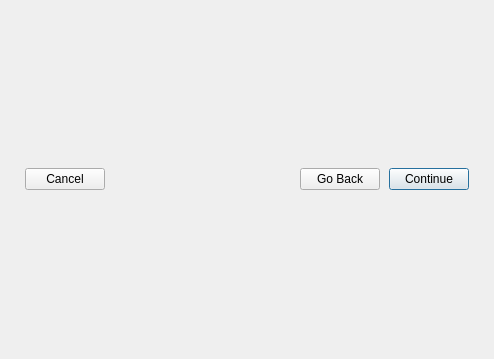
<ui version="4.0" >
 <class>WizardDialog</class>
 <widget class="QDialog" name="WizardDialog" >
  <property name="windowModality" >
   <enum>Qt::ApplicationModal</enum>
  </property>
  <property name="geometry" >
   <rect>
    <x>0</x>
    <y>0</y>
    <width>494</width>
    <height>359</height>
   </rect>
  </property>
  <property name="sizePolicy" >
   <sizepolicy vsizetype="Fixed" hsizetype="Fixed" >
    <horstretch>0</horstretch>
    <verstretch>0</verstretch>
   </sizepolicy>
  </property>
  <property name="minimumSize" >
   <size>
    <width>494</width>
    <height>359</height>
   </size>
  </property>
  <property name="maximumSize" >
   <size>
    <width>494</width>
    <height>359</height>
   </size>
  </property>
  <property name="windowTitle" >
   <string>Dialog</string>
  </property>
  <property name="modal" >
   <bool>true</bool>
  </property>
  <layout class="QVBoxLayout" >
   <property name="spacing" >
    <number>6</number>
   </property>
   <property name="leftMargin" >
    <number>9</number>
   </property>
   <property name="topMargin" >
    <number>9</number>
   </property>
   <property name="rightMargin" >
    <number>9</number>
   </property>
   <property name="bottomMargin" >
    <number>9</number>
   </property>
   <item>
    <layout class="QHBoxLayout" >
     <property name="spacing" >
      <number>0</number>
     </property>
     <property name="leftMargin" >
      <number>0</number>
     </property>
     <property name="topMargin" >
      <number>0</number>
     </property>
     <property name="rightMargin" >
      <number>0</number>
     </property>
     <property name="bottomMargin" >
      <number>0</number>
     </property>
     <item>
      <spacer>
       <property name="orientation" >
        <enum>Qt::Horizontal</enum>
       </property>
       <property name="sizeType" >
        <enum>QSizePolicy::Fixed</enum>
       </property>
       <property name="sizeHint" >
        <size>
         <width>16</width>
         <height>20</height>
        </size>
       </property>
      </spacer>
     </item>
     <item>
      <widget class="QPushButton" name="cancelButton" >
       <property name="text" >
        <string>Cancel</string>
       </property>
       <property name="autoDefault" >
        <bool>false</bool>
       </property>
      </widget>
     </item>
     <item>
      <spacer>
       <property name="orientation" >
        <enum>Qt::Horizontal</enum>
       </property>
       <property name="sizeHint" >
        <size>
         <width>111</width>
         <height>31</height>
        </size>
       </property>
      </spacer>
     </item>
     <item>
      <widget class="QPushButton" name="backButton" >
       <property name="text" >
        <string>Go Back</string>
       </property>
      </widget>
     </item>
     <item>
      <spacer>
       <property name="orientation" >
        <enum>Qt::Horizontal</enum>
       </property>
       <property name="sizeType" >
        <enum>QSizePolicy::Fixed</enum>
       </property>
       <property name="sizeHint" >
        <size>
         <width>9</width>
         <height>6</height>
        </size>
       </property>
      </spacer>
     </item>
     <item>
      <widget class="QPushButton" name="nextButton" >
       <property name="text" >
        <string>Continue</string>
       </property>
       <property name="default" >
        <bool>true</bool>
       </property>
      </widget>
     </item>
     <item>
      <spacer>
       <property name="orientation" >
        <enum>Qt::Horizontal</enum>
       </property>
       <property name="sizeType" >
        <enum>QSizePolicy::Fixed</enum>
       </property>
       <property name="sizeHint" >
        <size>
         <width>16</width>
         <height>31</height>
        </size>
       </property>
      </spacer>
     </item>
    </layout>
   </item>
  </layout>
 </widget>
 <resources/>
 <connections>
  <connection>
   <sender>cancelButton</sender>
   <signal>clicked()</signal>
   <receiver>WizardDialog</receiver>
   <slot>reject()</slot>
   <hints>
    <hint type="sourcelabel" >
     <x>485</x>
     <y>244</y>
    </hint>
    <hint type="destinationlabel" >
     <x>179</x>
     <y>282</y>
    </hint>
   </hints>
  </connection>
 </connections>
</ui>
